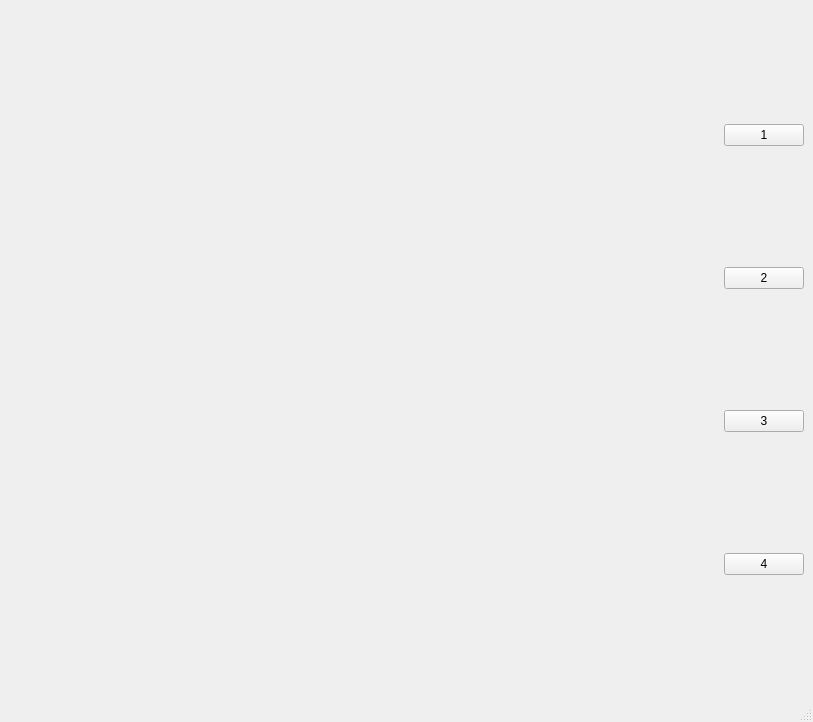
<?xml version="1.0" encoding="UTF-8"?>
<ui version="4.0">
 <class>MainWindow3</class>
 <widget class="QMainWindow" name="MainWindow3">
  <property name="geometry">
   <rect>
    <x>0</x>
    <y>0</y>
    <width>813</width>
    <height>722</height>
   </rect>
  </property>
  <property name="windowTitle">
   <string>MainWindow</string>
  </property>
  <widget class="QWidget" name="centralwidget">
   <layout class="QHBoxLayout" name="horizontalLayout_3">
    <item>
     <layout class="QVBoxLayout" name="verticalLayout">
      <item>
       <layout class="QHBoxLayout" name="horizontalLayout">
        <item>
         <widget class="QLabel" name="label_source">
          <property name="sizePolicy">
           <sizepolicy hsizetype="Maximum" vsizetype="Maximum">
            <horstretch>0</horstretch>
            <verstretch>0</verstretch>
           </sizepolicy>
          </property>
          <property name="maximumSize">
           <size>
            <width>320</width>
            <height>320</height>
           </size>
          </property>
          <property name="text">
           <string/>
          </property>
          <property name="pixmap">
           <pixmap>C:/Users/pablo/Downloads/S__2826273.jpg</pixmap>
          </property>
          <property name="scaledContents">
           <bool>false</bool>
          </property>
         </widget>
        </item>
        <item>
         <widget class="QLabel" name="label_Destination">
          <property name="sizePolicy">
           <sizepolicy hsizetype="Fixed" vsizetype="Fixed">
            <horstretch>0</horstretch>
            <verstretch>0</verstretch>
           </sizepolicy>
          </property>
          <property name="maximumSize">
           <size>
            <width>320</width>
            <height>320</height>
           </size>
          </property>
          <property name="text">
           <string/>
          </property>
          <property name="pixmap">
           <pixmap>C:/Users/pablo/Downloads/S__2826275.jpg</pixmap>
          </property>
          <property name="scaledContents">
           <bool>false</bool>
          </property>
         </widget>
        </item>
       </layout>
      </item>
      <item>
       <layout class="QHBoxLayout" name="horizontalLayout_2">
        <item>
         <spacer name="horizontalSpacer">
          <property name="orientation">
           <enum>Qt::Horizontal</enum>
          </property>
          <property name="sizeHint" stdset="0">
           <size>
            <width>40</width>
            <height>20</height>
           </size>
          </property>
         </spacer>
        </item>
        <item>
         <widget class="QLabel" name="label_Target">
          <property name="sizePolicy">
           <sizepolicy hsizetype="Fixed" vsizetype="Fixed">
            <horstretch>0</horstretch>
            <verstretch>0</verstretch>
           </sizepolicy>
          </property>
          <property name="maximumSize">
           <size>
            <width>320</width>
            <height>320</height>
           </size>
          </property>
          <property name="text">
           <string/>
          </property>
          <property name="scaledContents">
           <bool>true</bool>
          </property>
         </widget>
        </item>
        <item>
         <spacer name="horizontalSpacer_2">
          <property name="orientation">
           <enum>Qt::Horizontal</enum>
          </property>
          <property name="sizeHint" stdset="0">
           <size>
            <width>40</width>
            <height>20</height>
           </size>
          </property>
         </spacer>
        </item>
       </layout>
      </item>
     </layout>
    </item>
    <item>
     <layout class="QVBoxLayout" name="verticalLayout_2">
      <item>
       <widget class="QPushButton" name="pushButton">
        <property name="text">
         <string>1</string>
        </property>
       </widget>
      </item>
      <item>
       <widget class="QPushButton" name="pushButton_2">
        <property name="text">
         <string>2</string>
        </property>
       </widget>
      </item>
      <item>
       <widget class="QPushButton" name="pushButton_3">
        <property name="text">
         <string>3</string>
        </property>
       </widget>
      </item>
      <item>
       <widget class="QPushButton" name="pushButton_4">
        <property name="text">
         <string>4</string>
        </property>
       </widget>
      </item>
     </layout>
    </item>
   </layout>
  </widget>
  <widget class="QMenuBar" name="menubar">
   <property name="geometry">
    <rect>
     <x>0</x>
     <y>0</y>
     <width>813</width>
     <height>25</height>
    </rect>
   </property>
  </widget>
  <widget class="QStatusBar" name="statusbar"/>
 </widget>
 <resources/>
 <connections/>
</ui>
